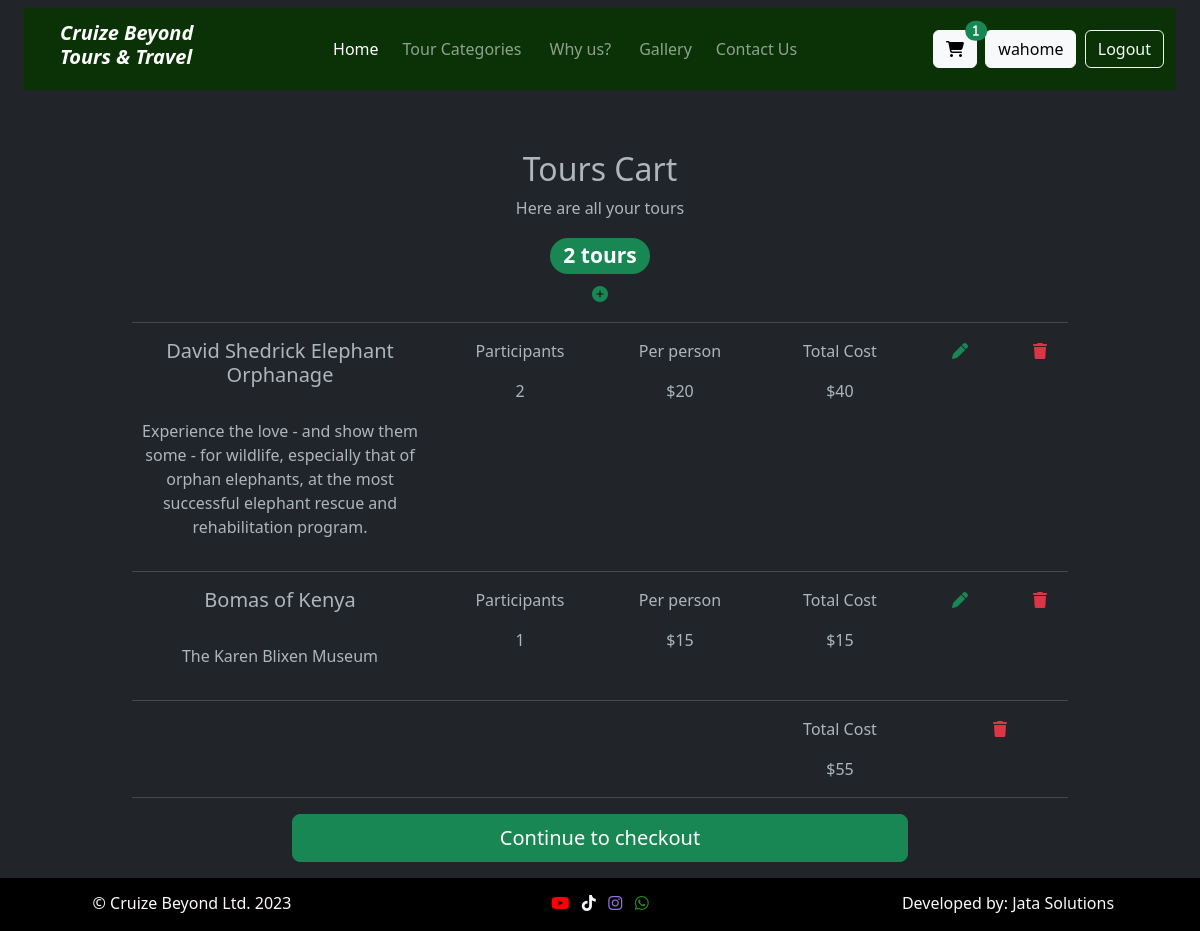
Screenshot of /cart/ (signed in) with the database file from the repository.
### base/models.py (models this page shows, shortened)
class User(AbstractUser):
    email = models.EmailField(unique=True)
    USERNAME_FIELD = 'email'
    REQUIRED_FIELDS = ['username']
    def __str__(self):
        return self.username

class Booking(models.Model):
    user = models.ForeignKey(User, on_delete=models.SET_NULL, null=True, related_name="booking_user")
    tour = models.ForeignKey(Destination, on_delete=models.SET_NULL,null=True, related_name="booking_tour")
    slots = models.IntegerField()
    start_date = models.DateField(blank=True, null=True)
    end_date = models.DateField(blank=True, null=True)
    tour_time = models.CharField(max_length=200, blank=True, null=True)
    date = models.DateTimeField(auto_now_add=True)
    booking_total = models.IntegerField(blank=True, null=True)  # Add this field
    discounted_total = models.IntegerField(blank=True, null=True)

class Destination(models.Model):
    categories = [
        ('Excursions', 'Excursions'),
        ('Safari Tours', 'Safari Tours'),
        ('Farm Tours', 'Farm Tours'),
        ('Hiking and Adventures Tours', 'Hiking and Adventures Tours')
    ]
    category = models.CharField(max_length=50, choices=categories)
    description = models.CharField(max_length=200, null=True)
    name = models.CharField(max_length=250, null=True)
    duration = models.IntegerField(null=True)
    amount = models.IntegerField(null=True)
    discount = models.IntegerField(blank=True, null=True)
    about = models.TextField(null=True, blank=True)
    notes = models.TextField(null=True, blank=True)
    schedule = models.TextField(null=True, blank=True)
    itinerary = models.TextField(null=True, blank=True)
    discounted_total = models.IntegerField(blank=True, null=True)
    likes = models.ManyToManyField(User, related_name="tour_like", blank="true")
    poster = models.ImageField()

### base/views.py (the view)
# urls.py: path("cart/", views.cart, name="cart"),
@login_required(login_url="signin")
def cart(request):
        tour = Destination.objects.all()
        try:
            carts = Cart.objects.get(user=request.user, cleared=False)
        except:
            carts = Cart.objects.create(user=request.user, cleared=False)
        ncart = carts.booking.count()
        print(ncart)
        cart_id = carts.id
        cart = Booking.objects.filter(booking=cart_id)
        tours = carts.booking
        tour_count = tours.count()
        total = 0
        for booking in cart:
            tour_amount = booking.tour.amount
            slots = booking.slots
            booking_total = tour_amount * slots
            total += booking_total
        context = {
            "carts" : cart,
            "counts" : tour_count,
            "total" : total,
            "id" : cart_id,
            'ncart' : ncart,
            "tour" : tour
        }
        return render(request, "cart.html", context)

### templates/cart.html (shortened to what this page needs)
{% extends 'header.html' %}
{% block content %}
{% load static %}
<div class="container min-vh-100" id="cartContainer">
  <div class="row justify-content-center text-center" id="cartHeader">
    <div class="col-sm-6">
      <h2>Tours Cart</h2>
      <p>Here are all your tours</p>
    </div>
  </div>
  {% if counts == 0 %}
  <center><p>You currently don't have any tours in your cart. Kindly book tours by going back to <a href="/#toursContainer">Home</a></p></center>
  {% else %}
  <div class="row justify-content-center text-center">
    <div class="col-sm-2">
      <h3><span class="badge bg-success rounded-pill">{{ncart}} tours</span></h3>
      <a class="link-success"><i class="fa fa-plus-circle" aria-hidden="true" data-bs-toggle="modal" data-bs-target="#exampleModal"></i><p>add new tour</p></a>
    </div>
  </div>
  <hr>
  {% for cart in carts %}
    <div class="row text-center" id="item2Container">
      <div class="col-sm-4">
        <h5>{{cart.tour.name}}</h5>
        <br>
        <p>{{cart.tour.description}}</p>
      </div>
      <div class="col-sm-2 text-center">
        <p>Participants</p>
        <p>{{cart.slots}}</p>
      </div>
      <div class="col-sm-2 text-center">
        <p>Per person</p>
        ${{cart.tour.amount}}
      </div>
      <div class="col-sm-2 text-center">
        <p>Total Cost</p>
        ${{cart.booking_total}}
      </div>
      <div class="col-sm-1 text-center">
        <a class="link-success" type="button" data-bs-toggle="modal" data-bs-target="#exampleModal{{cart.id}}" ><i class="fa-solid fa-pen"></i><p>edit</p></a>
      </div>
      <div class="col-sm-1 text-center">
        <a class="link-danger" href="{% url 'delete_tour' cart.id %} "><i class="fa-solid fa-trash"></i><p>delete</p></a>
      </div>
    </div>
    <hr>
  {% endfor %}
  <div class="row text-center" id="item5Container">
    <div class="col-sm-8">
    </div>
    <div class="col-sm-2 ">
      <p>Total Cost</p>
      ${{total}}
    </div>
    <div class="col-sm-2 ">
      <a class="link-danger" href="{% url 'delete_cart' id %}"><i class="fa-solid fa-trash"></i><p>clear cart</p></a>
    </div>
  </div>
  <hr>
  <div class="row pb-3 justify-content-center">
    <div class="col-sm-8">
      <a class="btn btn-lg btn-success d-block" role="button" href="{% url 'checkout' id %}">Continue to checkout</a>
    </div>
  </div>
  {% endif %}
</div>
{% endblock content %}

### templates/includes/navigation.html (shortened to what this page needs)
<nav class="navbar navbar-expand-sm navbar-dark fixed-top mt-2 mx-4" id="indexNavbar">
    <div class="container-fluid">
        <a class="navbar-brand me-1 ms-4" href= {% url 'home' %}>
            <h5><i><strong>Cruize Beyond <br> Tours & Travel</strong></i></h5>
        <div class="collapse navbar-collapse justify-content-center" id="navbarContent">
            <ul class="navbar-nav mb-2 mb-lg-0">
                <li class="nav-item mx-md-1">
                    <a class="nav-link active" aria-current="page" href= '/#homeContainer'>Home</a>
                </li>
                <li class="nav-item mx-md-1">
                    <a class="nav-link" href="/#toursContainer">Tour Categories</a>
                </li>
                <li class="nav-item mx-md-2">
                    <a class="nav-link" href="/#aboutContainer">Why us?</a>
                </li>
                <li class="nav-item mx-md-1">
                    <a class="nav-link" href={% url 'gallery'%}>Gallery</a>
                </li>
                <li class="nav-item mx-md-1">
                    <a class="nav-link" href={% url 'contact'%}>Contact Us</a>
                </li>
            </ul>
        </div>
        <a class="btn btn-light position-relative" role="button" href={% url "cart"%}>
            <i class="fa-solid fa-cart-shopping">
                {% with cart_count=user.user_cart.count %}
                    {% if cart_count > 0 %}
                        <span class="position-absolute top-0 start-100 translate-middle badge rounded-pill bg-success">
                        {{ cart_count }}
                        </span>
                    {% endif %}
                {% endwith %}
            </i>
        {% if user.is_authenticated %}
        <button type="button" class="btn btn-light">{{user}}</button>
        <a role="button" class="btn btn-outline-light" href={% url "logout"%}>Logout</a>
        {% endif %}
    </div>
</nav>

### static/css/style.css (style rules this page uses)
.navbar { position: fixed; margin: 20px 20px; background-color: rgba(8, 54, 0, 0.85); }
#cartHeader { padding-top: 150px; }
#tourDetailsHeader a, a { text-decoration: none !important; color: #fff; }

### static/css/checkout.css (style rules this page uses)
.container { max-width: 960px; }

### rows the page displays
User: username "wahome"
Booking: tour.name "David Shedrick Elephant Orphanage", tour.description "Experience the love - and show them some - for wildlife, especially that of orphan elephants, at the most successful elephant rescue and rehabilitation program.", slots "2", tour.amount "20", booking_total "40"
Booking: tour.name "Bomas of Kenya", tour.description "The Karen Blixen Museum", slots "1", tour.amount "15", booking_total "15"

### other values shown
{{ cart_count }} "1"
{{ ncart }} "2"
{{ total }} "55"
